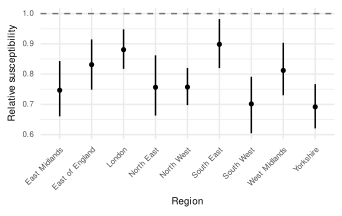

This figure's R source:
library(dplyr)
library(ggplot2)
library(patchwork)
library(purrr)
library(lubridate)
library(tidybayes)
library(tidyr)
source(here::here("figures/utils.R"))

tbl_susc = readr::read_csv(here::here("model-outputs", "mechanistic", "params.csv.gz")) |>
    filter(
        parameter == "matrix_modifiers",
        iteration >= 1e6,
    ) |>
    mutate(value = exp(value), region = normalise_region_names(region)) |>
    group_by(region) |>
    median_qi(value) 

tbl_susc |>
    arrange(value)

p_susceptibility = tbl_susc |>
    ggplot(aes(region, value)) +
    geom_pointrange(aes(ymin = .lower, ymax = .upper), size = 0.1) +
    labs(
        x = "Region",
        y = "Relative susceptibility"
    ) +
    standard_plot_theming() +
    theme(axis.text.x = element_text(angle = 45, hjust = 1)) +
    geom_hline(yintercept = 1, linetype = "dashed", alpha = 0.5)

save_plot(
    filename = "children.pdf",
    plot = p_susceptibility
)
